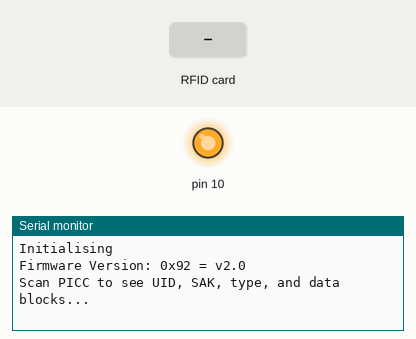
A sketch run on a simulated Arduino Uno, built with avr-gcc and run on an emulated ATmega328P. Parts: output pins drawn as LEDs (lit = HIGH), the last lines printed to the serial monitor. Inputs (shaded band) come from the test bench.

Above: at 1.7 s.
1.8 s: RFID card 09 AE 3A 5A held to the reader
At 2.6 s:
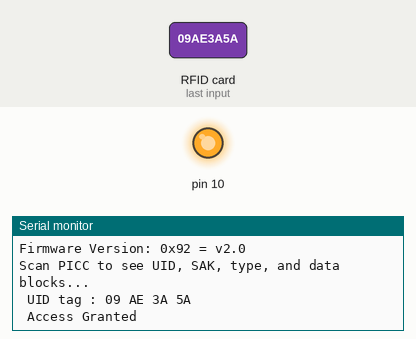
3.3 s: RFID card 5E 7A 19 C4 held to the reader
At 4.2 s:
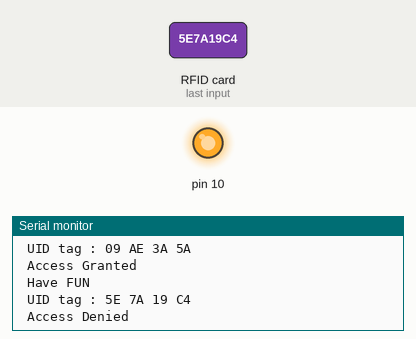

Measured:
- after the input at 1.8 s, the serial monitor: prints a new line at once (image 1)
- after the input at 3.3 s, the serial monitor: prints a new line at once (image 2)

The sketch:

rfid.Test.ino
```cpp
/**
 * Pinouts NodeMCU to...
 *
 * RC522
 * 3v -> Vin
 * D1 -> RST
 * Gd -> GND
 * -- -> IRQ
 * D6 -> MISO
 * D7 -> MOSI
 * D5 -> SCK
 * D2 -> SDA
 */

#define SS_PIN 4  //D2
#define RST_PIN 5 //D1

#include <SPI.h>
#include <MFRC522.h>

MFRC522 mfrc522(SS_PIN, RST_PIN);   // Create MFRC522 instance.
int statuss = 0;
int out = 0;

void setup()
{
  Serial.begin(115200);   // Initiate a serial communication
  delay(500);
  Serial.println("Initialising");
  SPI.begin();      // Initiate  SPI bus
  mfrc522.PCD_Init();   // Initiate MFRC522
  mfrc522.PCD_DumpVersionToSerial();  // Show details of PCD - MFRC522 Card Reader details
  Serial.println(F("Scan PICC to see UID, SAK, type, and data blocks..."));
}

void loop()
{
  // Look for new cards
  if ( ! mfrc522.PICC_IsNewCardPresent())
  {
    return;
  }
  // Select one of the cards
  if ( ! mfrc522.PICC_ReadCardSerial())
  {
    return;
  }
  //Show UID on serial monitor
  Serial.println();
  mfrc522.PICC_DumpToSerial(&(mfrc522.uid));
  Serial.print(" UID tag :");
  String content= "";
  byte letter;
  for (byte i = 0; i < mfrc522.uid.size; i++)
  {
     Serial.print(mfrc522.uid.uidByte[i] < 0x10 ? " 0" : " ");
     Serial.print(mfrc522.uid.uidByte[i], HEX);
     content.concat(String(mfrc522.uid.uidByte[i] < 0x10 ? " 0" : " "));
     content.concat(String(mfrc522.uid.uidByte[i], HEX));
  }
  content.toUpperCase();
  Serial.println();
  //94 6D B6 13

  if (content.substring(1) == "09 AE 3A 5A") //change UID of the card that you want to give access
  {
    Serial.println(" Access Granted ");
    delay(1000);
    Serial.println(" Have FUN ");
    Serial.println();
    statuss = 1;
  }

  else   {
    Serial.println(" Access Denied ");
    delay(3000);
  }
}
```
